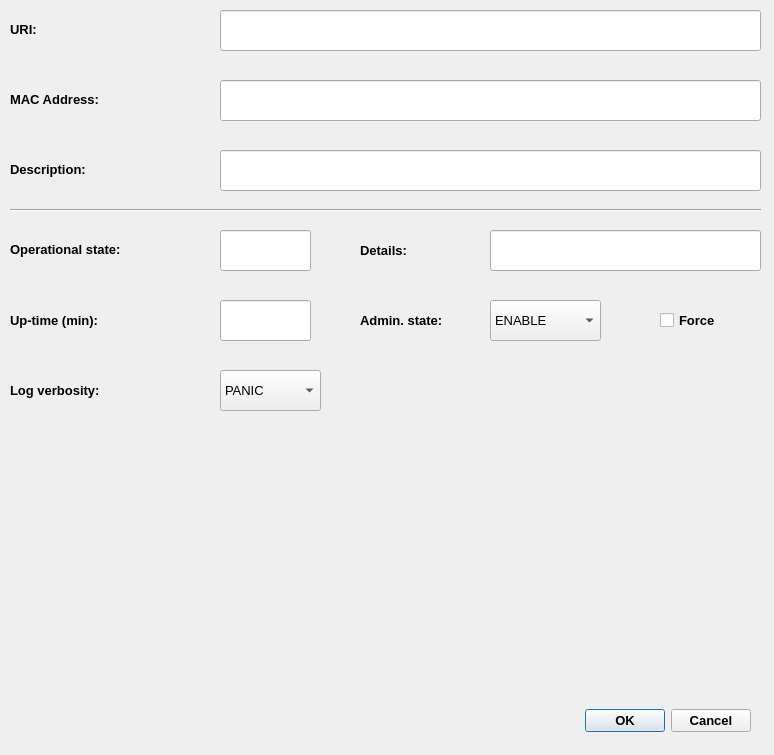
<?xml version="1.0" encoding="UTF-8"?>
<ui version="4.0">
 <class>decoderDialog</class>
 <widget class="QDialog" name="decoderDialog">
  <property name="geometry">
   <rect>
    <x>0</x>
    <y>0</y>
    <width>774</width>
    <height>755</height>
   </rect>
  </property>
  <property name="font">
   <font>
    <pointsize>8</pointsize>
   </font>
  </property>
  <property name="windowTitle">
   <string>Decoder</string>
  </property>
  <property name="windowIcon">
   <iconset>
    <normaloff>../icons/decoder.png</normaloff>../icons/decoder.png</iconset>
  </property>
  <widget class="QLabel" name="label">
   <property name="geometry">
    <rect>
     <x>10</x>
     <y>9</y>
     <width>211</width>
     <height>41</height>
    </rect>
   </property>
   <property name="font">
    <font>
     <pointsize>10</pointsize>
     <weight>75</weight>
     <bold>true</bold>
    </font>
   </property>
   <property name="whatsThis">
    <string>&lt;html&gt;&lt;head/&gt;&lt;body&gt;&lt;p&gt;&lt;span style=&quot; font-weight:400;&quot;&gt;Decoder URI&lt;/span&gt;&lt;/p&gt;&lt;/body&gt;&lt;/html&gt;</string>
   </property>
   <property name="text">
    <string>URI:</string>
   </property>
  </widget>
  <widget class="QLineEdit" name="uriLineEdit">
   <property name="geometry">
    <rect>
     <x>220</x>
     <y>10</y>
     <width>541</width>
     <height>41</height>
    </rect>
   </property>
   <property name="font">
    <font>
     <pointsize>10</pointsize>
    </font>
   </property>
   <property name="whatsThis">
    <string>&lt;html&gt;&lt;head/&gt;&lt;body&gt;&lt;p&gt;Decoder URI&lt;/p&gt;&lt;/body&gt;&lt;/html&gt;</string>
   </property>
   <property name="text">
    <string/>
   </property>
   <property name="readOnly">
    <bool>false</bool>
   </property>
  </widget>
  <widget class="QLineEdit" name="macLineEdit">
   <property name="geometry">
    <rect>
     <x>220</x>
     <y>80</y>
     <width>541</width>
     <height>41</height>
    </rect>
   </property>
   <property name="font">
    <font>
     <pointsize>10</pointsize>
    </font>
   </property>
   <property name="whatsThis">
    <string>&lt;html&gt;&lt;head/&gt;&lt;body&gt;&lt;p&gt;Decoder MAC address&lt;/p&gt;&lt;/body&gt;&lt;/html&gt;</string>
   </property>
   <property name="text">
    <string/>
   </property>
   <property name="readOnly">
    <bool>false</bool>
   </property>
  </widget>
  <widget class="QLabel" name="label_2">
   <property name="geometry">
    <rect>
     <x>10</x>
     <y>79</y>
     <width>211</width>
     <height>41</height>
    </rect>
   </property>
   <property name="font">
    <font>
     <pointsize>10</pointsize>
     <weight>75</weight>
     <bold>true</bold>
    </font>
   </property>
   <property name="whatsThis">
    <string>&lt;html&gt;&lt;head/&gt;&lt;body&gt;&lt;p&gt;&lt;span style=&quot; font-weight:400;&quot;&gt;Decoder MAC address&lt;/span&gt;&lt;/p&gt;&lt;/body&gt;&lt;/html&gt;</string>
   </property>
   <property name="text">
    <string>MAC Address:</string>
   </property>
  </widget>
  <widget class="QDialogButtonBox" name="confirmButtonBox">
   <property name="geometry">
    <rect>
     <x>580</x>
     <y>700</y>
     <width>171</width>
     <height>41</height>
    </rect>
   </property>
   <property name="font">
    <font>
     <pointsize>10</pointsize>
     <weight>75</weight>
     <bold>true</bold>
    </font>
   </property>
   <property name="standardButtons">
    <set>QDialogButtonBox::Cancel|QDialogButtonBox::Ok</set>
   </property>
  </widget>
  <widget class="QCheckBox" name="adminStateForceCheckBox">
   <property name="geometry">
    <rect>
     <x>660</x>
     <y>300</y>
     <width>101</width>
     <height>41</height>
    </rect>
   </property>
   <property name="font">
    <font>
     <pointsize>10</pointsize>
     <weight>75</weight>
     <bold>true</bold>
    </font>
   </property>
   <property name="whatsThis">
    <string>&lt;html&gt;&lt;head/&gt;&lt;body&gt;&lt;p&gt;&lt;span style=&quot; font-weight:400;&quot;&gt;Decoder administrative state [ENABLE | DISABLE]&lt;/span&gt;&lt;/p&gt;&lt;/body&gt;&lt;/html&gt;</string>
   </property>
   <property name="text">
    <string>Force</string>
   </property>
  </widget>
  <widget class="QLineEdit" name="upTimeLineEdit">
   <property name="geometry">
    <rect>
     <x>220</x>
     <y>300</y>
     <width>91</width>
     <height>41</height>
    </rect>
   </property>
   <property name="font">
    <font>
     <pointsize>10</pointsize>
    </font>
   </property>
   <property name="whatsThis">
    <string>&lt;html&gt;&lt;head/&gt;&lt;body&gt;&lt;p&gt;Decoder uptime - time sinse previous satelite link start&lt;/p&gt;&lt;/body&gt;&lt;/html&gt;</string>
   </property>
   <property name="text">
    <string/>
   </property>
   <property name="readOnly">
    <bool>true</bool>
   </property>
  </widget>
  <widget class="QLabel" name="label_3">
   <property name="geometry">
    <rect>
     <x>360</x>
     <y>300</y>
     <width>131</width>
     <height>41</height>
    </rect>
   </property>
   <property name="font">
    <font>
     <pointsize>10</pointsize>
     <weight>75</weight>
     <bold>true</bold>
    </font>
   </property>
   <property name="whatsThis">
    <string>&lt;html&gt;&lt;head/&gt;&lt;body&gt;&lt;p&gt;&lt;span style=&quot; font-weight:400;&quot;&gt;Satelite link administrative state [ENABLE | DISABLE]&lt;/span&gt;&lt;/p&gt;&lt;/body&gt;&lt;/html&gt;</string>
   </property>
   <property name="text">
    <string>Admin. state:</string>
   </property>
   <property name="wordWrap">
    <bool>true</bool>
   </property>
  </widget>
  <widget class="QLabel" name="label_5">
   <property name="geometry">
    <rect>
     <x>10</x>
     <y>300</y>
     <width>211</width>
     <height>41</height>
    </rect>
   </property>
   <property name="font">
    <font>
     <pointsize>10</pointsize>
     <weight>75</weight>
     <bold>true</bold>
    </font>
   </property>
   <property name="whatsThis">
    <string>&lt;html&gt;&lt;head/&gt;&lt;body&gt;&lt;p&gt;&lt;span style=&quot; font-weight:400;&quot;&gt;Decoder uptime - time sinse previous satelite link start&lt;/span&gt;&lt;/p&gt;&lt;/body&gt;&lt;/html&gt;</string>
   </property>
   <property name="text">
    <string>Up-time (min):</string>
   </property>
  </widget>
  <widget class="QLineEdit" name="opStateDetailLineEdit">
   <property name="geometry">
    <rect>
     <x>490</x>
     <y>230</y>
     <width>271</width>
     <height>41</height>
    </rect>
   </property>
   <property name="font">
    <font>
     <pointsize>10</pointsize>
    </font>
   </property>
   <property name="whatsThis">
    <string>&lt;html&gt;&lt;head/&gt;&lt;body&gt;&lt;p&gt;Decoder detailed operational state [INIT | DISABLE | CBL | ERRSEC | FAIL]&lt;/p&gt;&lt;/body&gt;&lt;/html&gt;</string>
   </property>
   <property name="text">
    <string/>
   </property>
   <property name="readOnly">
    <bool>true</bool>
   </property>
  </widget>
  <widget class="QComboBox" name="adminStateComboBox">
   <property name="geometry">
    <rect>
     <x>490</x>
     <y>300</y>
     <width>111</width>
     <height>41</height>
    </rect>
   </property>
   <property name="font">
    <font>
     <pointsize>10</pointsize>
    </font>
   </property>
   <property name="whatsThis">
    <string>&lt;html&gt;&lt;head/&gt;&lt;body&gt;&lt;p&gt;Decoder administrative state [ENABLE | DISABLE]&lt;/p&gt;&lt;/body&gt;&lt;/html&gt;</string>
   </property>
   <item>
    <property name="text">
     <string>ENABLE</string>
    </property>
   </item>
   <item>
    <property name="text">
     <string>DISABLE</string>
    </property>
   </item>
  </widget>
  <widget class="QLabel" name="label_4">
   <property name="geometry">
    <rect>
     <x>10</x>
     <y>229</y>
     <width>211</width>
     <height>41</height>
    </rect>
   </property>
   <property name="font">
    <font>
     <pointsize>10</pointsize>
     <weight>75</weight>
     <bold>true</bold>
    </font>
   </property>
   <property name="whatsThis">
    <string>&lt;html&gt;&lt;head/&gt;&lt;body&gt;&lt;p&gt;&lt;span style=&quot; font-weight:400;&quot;&gt;Decoder operational state [AVAIL | UNAVAIL]&lt;/span&gt;&lt;/p&gt;&lt;/body&gt;&lt;/html&gt;</string>
   </property>
   <property name="text">
    <string>Operational state:</string>
   </property>
   <property name="wordWrap">
    <bool>true</bool>
   </property>
  </widget>
  <widget class="QLineEdit" name="opStateSummaryLineEdit">
   <property name="geometry">
    <rect>
     <x>220</x>
     <y>230</y>
     <width>91</width>
     <height>41</height>
    </rect>
   </property>
   <property name="font">
    <font>
     <pointsize>10</pointsize>
    </font>
   </property>
   <property name="whatsThis">
    <string>&lt;html&gt;&lt;head/&gt;&lt;body&gt;&lt;p&gt;Decoder operational state [AVAIL | UNAVAIL]&lt;/p&gt;&lt;/body&gt;&lt;/html&gt;</string>
   </property>
   <property name="text">
    <string/>
   </property>
   <property name="readOnly">
    <bool>true</bool>
   </property>
  </widget>
  <widget class="QLabel" name="label_9">
   <property name="geometry">
    <rect>
     <x>360</x>
     <y>230</y>
     <width>131</width>
     <height>41</height>
    </rect>
   </property>
   <property name="font">
    <font>
     <pointsize>10</pointsize>
     <weight>75</weight>
     <bold>true</bold>
    </font>
   </property>
   <property name="whatsThis">
    <string>&lt;html&gt;&lt;head/&gt;&lt;body&gt;&lt;p&gt;&lt;span style=&quot; font-weight:400;&quot;&gt;Decoder detailed operational state [INIT | DISABLE | CBL | ERRSEC | FAIL]&lt;/span&gt;&lt;/p&gt;&lt;/body&gt;&lt;/html&gt;</string>
   </property>
   <property name="text">
    <string>Details:</string>
   </property>
  </widget>
  <widget class="QLabel" name="label_7">
   <property name="geometry">
    <rect>
     <x>10</x>
     <y>149</y>
     <width>211</width>
     <height>41</height>
    </rect>
   </property>
   <property name="font">
    <font>
     <pointsize>10</pointsize>
     <weight>75</weight>
     <bold>true</bold>
    </font>
   </property>
   <property name="whatsThis">
    <string>&lt;html&gt;&lt;head/&gt;&lt;body&gt;&lt;p&gt;&lt;span style=&quot; font-weight:400;&quot;&gt;Decoder description&lt;/span&gt;&lt;/p&gt;&lt;/body&gt;&lt;/html&gt;</string>
   </property>
   <property name="text">
    <string>Description:</string>
   </property>
  </widget>
  <widget class="QLineEdit" name="descriptionLineEdit">
   <property name="geometry">
    <rect>
     <x>220</x>
     <y>150</y>
     <width>541</width>
     <height>41</height>
    </rect>
   </property>
   <property name="font">
    <font>
     <pointsize>10</pointsize>
    </font>
   </property>
   <property name="whatsThis">
    <string>&lt;html&gt;&lt;head/&gt;&lt;body&gt;&lt;p&gt;Decoder description&lt;/p&gt;&lt;/body&gt;&lt;/html&gt;</string>
   </property>
   <property name="text">
    <string/>
   </property>
   <property name="readOnly">
    <bool>false</bool>
   </property>
  </widget>
  <widget class="QComboBox" name="logVerbosityComboBox">
   <property name="geometry">
    <rect>
     <x>220</x>
     <y>370</y>
     <width>101</width>
     <height>41</height>
    </rect>
   </property>
   <property name="font">
    <font>
     <pointsize>10</pointsize>
    </font>
   </property>
   <property name="whatsThis">
    <string>&lt;html&gt;&lt;head/&gt;&lt;body&gt;&lt;p&gt;Decoder log verbosity&lt;/p&gt;&lt;/body&gt;&lt;/html&gt;</string>
   </property>
   <item>
    <property name="text">
     <string>PANIC</string>
    </property>
   </item>
   <item>
    <property name="text">
     <string>ERROR</string>
    </property>
   </item>
   <item>
    <property name="text">
     <string>INFO</string>
    </property>
   </item>
   <item>
    <property name="text">
     <string>TERSE</string>
    </property>
   </item>
   <item>
    <property name="text">
     <string>VERBOSE</string>
    </property>
   </item>
  </widget>
  <widget class="QLabel" name="label_8">
   <property name="geometry">
    <rect>
     <x>10</x>
     <y>370</y>
     <width>211</width>
     <height>41</height>
    </rect>
   </property>
   <property name="font">
    <font>
     <pointsize>10</pointsize>
     <weight>75</weight>
     <bold>true</bold>
    </font>
   </property>
   <property name="whatsThis">
    <string>&lt;html&gt;&lt;head/&gt;&lt;body&gt;&lt;p&gt;&lt;span style=&quot; font-weight:400;&quot;&gt;Satelite link log verbosity&lt;/span&gt;&lt;/p&gt;&lt;/body&gt;&lt;/html&gt;</string>
   </property>
   <property name="text">
    <string>Log verbosity:</string>
   </property>
  </widget>
  <widget class="Line" name="line_2">
   <property name="geometry">
    <rect>
     <x>10</x>
     <y>200</y>
     <width>751</width>
     <height>20</height>
    </rect>
   </property>
   <property name="orientation">
    <enum>Qt::Horizontal</enum>
   </property>
  </widget>
 </widget>
 <resources/>
 <connections/>
</ui>
